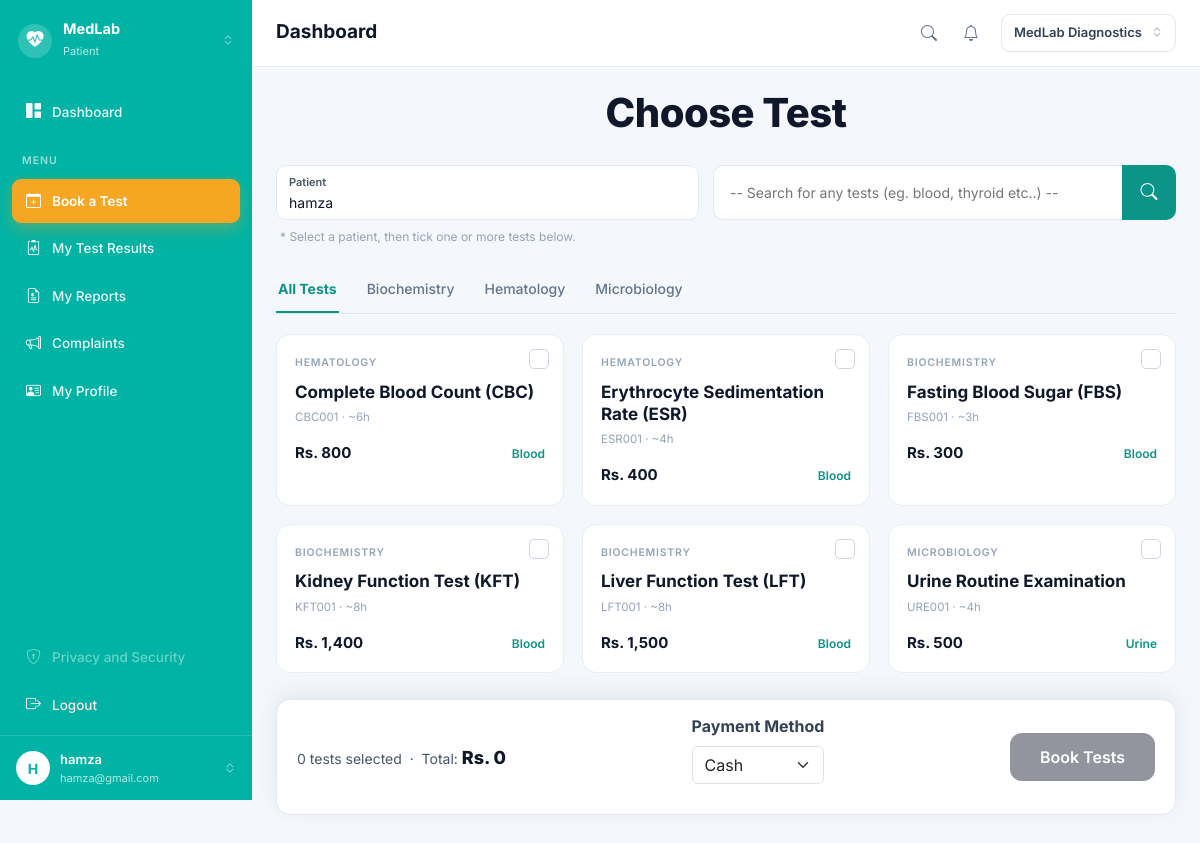
Page /medlab/book (signed in) on the committed database.
### app/models/role.py (models this page shows, shortened)
class Role(db.Model):
    __tablename__ = "roles"
    id = db.Column(db.Integer, primary_key=True)
    name = db.Column(
        db.String(50),
        unique=True,
        nullable=False
    )
    users = db.relationship(
        "User",
        back_populates="role"
    )

### app/models/user.py (models this page shows, shortened)
class User(UserMixin, db.Model):
    __tablename__ = "users"
    id = db.Column(
        db.Integer,
        primary_key=True
    )
    name = db.Column(
        db.String(100),
        nullable=False
    )
    email = db.Column(
        db.String(120),
        unique=True,
        nullable=False,
        index=True
    )
    password_hash = db.Column(
        db.String(255),
        nullable=False
    )
    role_id = db.Column(
        db.Integer,
        db.ForeignKey("roles.id"),
        nullable=False
    )
    is_active = db.Column(
        db.Boolean,
        default=True,
        nullable=False
    )
    created_at = db.Column(
        db.DateTime,
        default=lambda: datetime.now(timezone.utc),
        nullable=False
    )
    role = db.relationship(
        "Role",
        back_populates="users"
    )

### app/models/patient.py (models this page shows, shortened)
class Patient(db.Model):
    __tablename__ = "patients"
    id = db.Column(db.Integer, primary_key=True)
    patient_code = db.Column(
        db.String(20),
        unique=True,
        nullable=False
    )
    user_id = db.Column(
        db.Integer,
        db.ForeignKey("users.id"),
        nullable=True
    )
    full_name = db.Column(db.String(100), nullable=False)
    dob = db.Column(db.Date, nullable=True)
    gender = db.Column(db.String(10), nullable=True)
    phone = db.Column(db.String(20), nullable=True)
    address = db.Column(db.String(255), nullable=True)
    user = db.relationship("User", backref="patient_profile")

### app/models/test.py (models this page shows, shortened)
class TestCategory(db.Model):
    __tablename__ = "test_categories"
    id = db.Column(db.Integer, primary_key=True)
    name = db.Column(db.String(100), unique=True, nullable=False)
    tests = db.relationship("Test", back_populates="category")

class Test(db.Model):
    __tablename__ = "tests"
    id = db.Column(db.Integer, primary_key=True)
    category_id = db.Column(
        db.Integer,
        db.ForeignKey("test_categories.id"),
        nullable=False
    )
    name = db.Column(db.String(150), nullable=False)
    code = db.Column(db.String(20), unique=True, nullable=False)
    price = db.Column(db.Float, nullable=False)
    sample_type = db.Column(db.String(50), nullable=True)
    turnaround_hours = db.Column(db.Integer, nullable=True)
    category = db.relationship("TestCategory", back_populates="tests")

### app/medlab/routes.py (the view, shortened to what this page needs)
@medlab.route("/book", methods=["GET", "POST"])
@login_required
def book_test():
    form = BookingForm()
    all_tests = Test.query.order_by(Test.name).all()
    form.test_ids.choices = [
        (t.id, f"{t.name} - Rs.{t.price}") for t in all_tests
    ]
    categories = TestCategory.query.order_by(TestCategory.name).all()
    is_patient = current_user.role.name == "Patient"
    my_patient = None
    if is_patient:
        my_patient = Patient.query.filter_by(user_id=current_user.id).first()
        form.patient_id.choices = [(my_patient.id, my_patient.full_name)]
        form.patient_id.data = my_patient.id
    else:
        form.patient_id.choices = [
            (p.id, f"{p.patient_code} - {p.full_name}") for p in Patient.query.all()
        ]
    return render_template(
        "medlab/book_test.html",
        form=form,
        is_patient=is_patient,
        tests=all_tests,
        categories=categories
    )

### app/medlab/forms.py
class BookingForm(FlaskForm):
    patient_id = SelectField("Patient", coerce=int, validators=[DataRequired()])
    test_ids = SelectMultipleField("Select Tests", coerce=int, validators=[DataRequired()])
    payment_method = SelectField(
        "Payment Method",
        choices=[("Cash", "Cash"), ("Card", "Card"), ("Online", "Online")],
        validators=[DataRequired()]
    )
    submit = SubmitField("Book Tests")

### app/auth/routes.py (called while the page is built)
@login_manager.user_loader
def load_user(user_id):
    return db.session.get(
        User,
        int(user_id)
    )

### app/templates/medlab/book_test.html (shortened to what this page needs)
{% extends "base.html" %}
{% block content %}
<div class="choose-wrap">
    <h1 class="choose-title">Choose Test</h1>
    <form method="POST" id="bookForm">
        <div class="filter-row">
            <div class="field-box">
                <label>Patient</label>
                {% if is_patient %}
                <input type="text" value="{{ form.patient_id.choices[0][1] }}" disabled>
                {% else %}
                {{ form.patient_id(class="form-select") }}
                {% endif %}
            </div>
            <div class="search-group">
                <input type="text" id="testSearch" autocomplete="off"
                    placeholder="-- Search for any tests (eg. blood, thyroid etc..) --">
                <button type="button" class="search-btn"><i class="bi bi-search"></i></button>
            </div>
        </div>
        <div class="hint">* Select a patient, then tick one or more tests below.</div>
        <div class="cat-tabs">
            <button type="button" class="cat-tab active" data-cat="all">All Tests</button>
            {% for c in categories %}
            <button type="button" class="cat-tab" data-cat="{{ c.name }}">{{ c.name }}</button>
            {% endfor %}
        </div>
        <div class="test-grid" id="testGrid">
            {% for t in tests %}
            <label class="test-card" data-cat="{{ t.category.name }}"
                data-name="{{ t.name|lower }} {{ t.code|lower }} {{ t.category.name|lower }}" data-price="{{ t.price }}"
                data-label="{{ t.name }}" data-id="{{ t.id }}">
                <span class="tick"><i class="bi bi-check-lg"></i></span>
                <div class="card-cat">{{ t.category.name }}</div>
                <div class="card-name">{{ t.name }}</div>
                <div class="card-meta">
                    {{ t.code }}{% if t.turnaround_hours %} &middot; ~{{ t.turnaround_hours }}h{% endif %}
                </div>
                <div class="card-foot">
                    <span class="card-price">Rs. {{ "{:,.0f}".format(t.price) }}</span>
                    {% if t.sample_type %}<span class="card-tag">{{ t.sample_type }}</span>{% endif %}
                </div>
            </label>
            {% endfor %}
        </div>
        <div class="total-bar">
            <div class="info">
                <span id="countTxt">0 tests selected</span>
                &nbsp;&middot;&nbsp; Total: <span class="amount" id="totalTxt">Rs. 0</span>
            </div>
            <div class="mb-3">
                <label class="form-label fw-bold">Payment Method</label>
                {{ form.payment_method(class="form-select") }}
            </div>
            <button type="submit" class="btn-book" id="bookBtn" disabled>Book Tests</button>
        </div>
    </form>
</div>
{% endblock %}

### app/templates/base.html (shortened to what this page needs)
<!DOCTYPE html>
<html lang="en">
<head>
    <link href="https://cdn.jsdelivr.net/npm/bootstrap@5.3.3/dist/css/bootstrap.min.css" rel="stylesheet">
    <link rel="stylesheet" href="https://cdn.jsdelivr.net/npm/bootstrap-icons@1.11.3/font/bootstrap-icons.min.css">
</head>
<body>
    {% if current_user.is_authenticated %}
    <div class="shell">
        <aside class="side">
            <div class="side-brand">
                <span class="brand-dot"><i class="bi bi-heart-pulse-fill"></i></span>
                <span class="brand-txt">
                    <b>MedLab</b>
                    <small>{{ current_user.role.name }}</small>
                </span>
                <i class="bi bi-chevron-expand" style="opacity:.6;font-size:12px;"></i>
            </div>
            <nav class="side-nav">
                <a href="{{ url_for('auth.dashboard') }}"
                    class="nav-item {% if request.endpoint == 'auth.dashboard' %}active{% endif %}">
                    <i class="bi bi-grid-1x2-fill"></i> Dashboard
                </a>
                <div class="side-label">Menu</div>
                {% if current_user.role.name in ["Patient", "Receptionist", "Administrator"] %}
                <a href="{{ url_for('medlab.book_test') }}"
                    class="nav-item {% if request.endpoint == 'medlab.book_test' %}active{% endif %}">
                    <i class="bi bi-calendar-plus"></i> Book a Test
                </a>
                {% endif %}
                {% if current_user.role.name == "Patient" %}
                <a href="{{ url_for('medlab.my_bookings') }}"
                    class="nav-item {% if request.endpoint == 'medlab.my_bookings' %}active{% endif %}">
                    <i class="bi bi-clipboard2-pulse"></i> My Test Results
                </a>
                <a href="{{ url_for('medlab.my_reports') }}"
                    class="nav-item {% if request.endpoint == 'medlab.my_reports' %}active{% endif %}">
                    <i class="bi bi-file-earmark-medical"></i> My Reports
                </a>
                <a href="{{ url_for('medlab.new_complaint') }}" class="nav-item">
                    <i class="bi bi-megaphone"></i> Complaints
                </a>
                {% endif %}
                <a href="{{ url_for('auth.profile') }}"
                    class="nav-item {% if request.endpoint == 'auth.profile' %}active{% endif %}">
                    <i class="bi bi-person-vcard"></i> My Profile
                </a>
                <div style="flex:1"></div>
                <a href="#" class="nav-item off"><i class="bi bi-shield-lock"></i> Privacy and Security</a>
                <a href="{{ url_for('auth.logout') }}" class="nav-item" style="color:#ffe4e6;">
                    <i class="bi bi-box-arrow-right"></i> Logout
                </a>
            </nav>
            <a href="{{ url_for('auth.profile') }}" class="side-user">
                <span class="avatar">{{ (current_user.name or "?")[0] | upper }}</span>
                <span class="u-txt">
                    <b>{{ current_user.name }}</b>
                    <small>{{ current_user.email }}</small>
                </span>
                <i class="bi bi-chevron-expand" style="opacity:.6;font-size:12px;"></i>
            </a>
        </aside>
        <div class="main">
            <header class="topbar">
                <div style="display:flex;align-items:center;gap:10px;">
                    <h1 class="page-title">{% block page_title %}Dashboard{% endblock %}</h1>
                </div>
                <div class="top-right">
                    {% if current_user.role.name in ["Patient", "Receptionist", "Administrator"] %}
                    <a href="{{ url_for('medlab.book_test') }}" class="ico-btn" title="Search tests">
                        <i class="bi bi-search"></i>
                    </a>
                    {% endif %}
                    <a href="{{ url_for('auth.dashboard') }}" class="ico-btn" title="Notifications">
                        <i class="bi bi-bell"></i>
                    </a>
                    <span class="lab-pill">MedLab Diagnostics <i class="bi bi-chevron-expand"></i></span>
                </div>
            </header>
            <div class="page">
                {% block content %}{% endblock %}
            </div>
        </div>
    </div>
    {% endif %}
</body>
</html>

### app/templates/base.html (style rules this page uses)
:root { --teal: #00b3a4; --orange: #f5a623; --page: #f4f7fb; }
* { font-family: 'Inter', sans-serif; }
body { margin: 0; background: var(--page); color: #1e293b; }
a { text-decoration: none; }
.shell { display: flex; min-height: 100vh; }
.side { width: 252px; flex-shrink: 0; background: var(--teal); display: flex; flex-direction: column; color: #fff; position: sticky; top: 0; height: 100vh; }
.side-brand { display: flex; align-items: center; gap: 11px; padding: 20px 18px; }
.brand-dot { width: 34px; height: 34px; border-radius: 50%; background: rgba(255, 255, 255, .18); display: flex; align-items: center; justify-content: center; font-size: 17px; }
.brand-txt { flex: 1; min-width: 0; }
.brand-txt b { display: block; font-size: 14.5px; font-weight: 700; line-height: 1.2; }
.brand-txt small { font-size: 11px; color: rgba(255, 255, 255, .72); }
.side-nav { padding: 8px 12px; display: flex; flex-direction: column; gap: 3px; flex: 1; }
.side-label { font-size: 10.5px; letter-spacing: 1px; text-transform: uppercase; color: rgba(255, 255, 255, .6); padding: 16px 10px 7px; font-weight: 600; }
.nav-item { display: flex; align-items: center; gap: 11px; padding: 11px 14px; border-radius: 9px; color: rgba(255, 255, 255, .92); font-size: 13.5px; font-weight: 500; }
.nav-item i { font-size: 15px; }
.nav-item.active { background: var(--orange); color: #fff; font-weight: 600; box-shadow: 0 6px 16px rgba(245, 166, 35, .35); }
.nav-item.off { opacity: .45; pointer-events: none; }
.side-user { display: flex; align-items: center; gap: 10px; padding: 14px 16px; border-top: 1px solid rgba(255, 255, 255, .16); color: #fff; }
.avatar { width: 34px; height: 34px; border-radius: 50%; background: #fff; color: var(--teal); display: flex; align-items: center; justify-content: center; font-weight: 700; font-size: 14px; flex-shrink: 0; }
.side-user .u-txt { flex: 1; min-width: 0; }
.side-user .u-txt b { display: block; font-size: 13px; font-weight: 600; }
.side-user .u-txt small { display: block; font-size: 11px; color: rgba(255, 255, 255, .7); white-space: nowrap; overflow: hidden; text-overflow: ellipsis; }
.main { flex: 1; min-width: 0; display: flex; flex-direction: column; }
.topbar { background: #fff; display: flex; align-items: center; justify-content: space-between; gap: 14px; padding: 14px 24px; border-bottom: 1px solid #e9eef4; }
.page-title { font-size: 19px; font-weight: 700; color: #0f172a; margin: 0; }
.top-right { display: flex; align-items: center; gap: 6px; }
.ico-btn { width: 36px; height: 36px; border-radius: 9px; border: none; background: transparent; color: #64748b; font-size: 16px; position: relative; display: flex; align-items: center; justify-content: center; }
.lab-pill { display: flex; align-items: center; gap: 9px; border: 1px solid #e2e8f0; border-radius: 9px; padding: 8px 12px; font-size: 13px; font-weight: 600; color: #334155; margin-left: 6px; }
.lab-pill i { color: #94a3b8; font-size: 12px; }
.page { padding: 22px 24px 40px; }
.form-label { font-weight: 600; color: #334155; }

### rows in the picture
Role: role.name "Patient"
User: name "H", name "hamza", email "hamza@gmail.com"
Patient: patient_id "hamza"
TestCategory: name "Biochemistry"
TestCategory: name "Hematology"
TestCategory: name "Microbiology"
Test: category.name "HEMATOLOGY", name "Complete Blood Count (CBC)", code "CBC001", turnaround_hours "6", price "800", sample_type "Blood"
Test: category.name "HEMATOLOGY", name "Erythrocyte Sedimentation Rate (ESR)", code "ESR001", turnaround_hours "4", price "400", sample_type "Blood"
Test: category.name "BIOCHEMISTRY", name "Fasting Blood Sugar (FBS)", code "FBS001", turnaround_hours "3", price "300", sample_type "Blood"
Test: category.name "BIOCHEMISTRY", name "Kidney Function Test (KFT)", code "KFT001", turnaround_hours "8", price "1,400", sample_type "Blood"
Test: category.name "BIOCHEMISTRY", name "Liver Function Test (LFT)", code "LFT001", turnaround_hours "8", price "1,500", sample_type "Blood"
Test: category.name "MICROBIOLOGY", name "Urine Routine Examination", code "URE001", turnaround_hours "4", price "500", sample_type "Urine"
